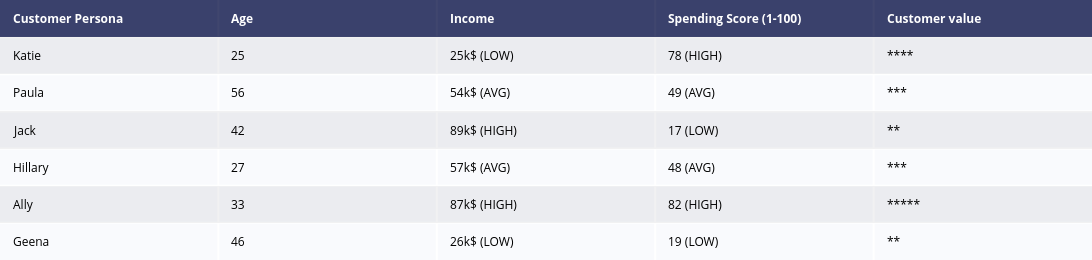

Notebook code for this chart:
### Code cell
table_data = [['Customer Persona', 'Age', 'Income', 'Spending Score (1-100)', 'Customer value'],
             ['Katie', 25, '25k$ (LOW)', '78 (HIGH)', '****'],
             ['Paula', 56, '54k$ (AVG)', '49 (AVG)', '***'],
             ['Jack', 42, '89k$ (HIGH)', '17 (LOW)', '**'],
             ['Hillary', 27, '57k$ (AVG)', '48 (AVG)', '***'],              
             ['Ally', 33, '87k$ (HIGH)', '82 (HIGH)', '*****'],              
             ['Geena', 46, '26k$ (LOW)', '19 (LOW)', '**']]

# Initialize a figure with FF.create_table(table_data)
figure = FF.create_table(table_data,height_constant=30)
figure.layout.width=1500

iplot(figure)

### Figure 1 — Plotly figure (JSON) as saved in the notebook; plotly's stock layout.template omitted (floating-point values rounded to 4 significant figures)
{"data": [{"colorscale": [[0, "#00083e"], [0.5, "#ededee"], [1, "#ffffff"]], "hoverinfo": "none", "opacity": 0.75, "showscale": false, "type": "heatmap", "z": [[0, 0, 0, 0, 0], [0.5, 0.5, 0.5, 0.5, 0.5], [1, 1, 1, 1, 1], [0.5, 0.5, 0.5, 0.5, 0.5], [1, 1, 1, 1, 1], [0.5, 0.5, 0.5, 0.5, 0.5], [1, 1, 1, 1, 1]]}], "layout": {"annotations": [{"align": "left", "font": {"color": "#ffffff"}, "showarrow": false, "text": "<b>Customer Persona</b>", "x": -0.45, "xanchor": "left", "xref": "x", "y": 0, "yref": "y"}, {"align": "left", "font": {"color": "#ffffff"}, "showarrow": false, "text": "<b>Age</b>", "x": 0.55, "xanchor": "left", "xref": "x", "y": 0, "yref": "y"}, {"align": "left", "font": {"color": "#ffffff"}, "showarrow": false, "text": "<b>Income</b>", "x": 1.55, "xanchor": "left", "xref": "x", "y": 0, "yref": "y"}, {"align": "left", "font": {"color": "#ffffff"}, "showarrow": false, "text": "<b>Spending Score (1-100)</b>", "x": 2.55, "xanchor": "left", "xref": "x", "y": 0, "yref": "y"}, {"align": "left", "font": {"color": "#ffffff"}, "showarrow": false, "text": "<b>Customer value</b>", "x": 3.55, "xanchor": "left", "xref": "x", "y": 0, "yref": "y"}, {"align": "left", "font": {"color": "#000000"}, "showarrow": false, "text": "Katie", "x": -0.45, "xanchor": "left", "xref": "x", "y": 1, "yref": "y"}, {"align": "left", "font": {"color": "#000000"}, "showarrow": false, "text": "25", "x": 0.55, "xanchor": "left", "xref": "x", "y": 1, "yref": "y"}, {"align": "left", "font": {"color": "#000000"}, "showarrow": false, "text": "25k$ (LOW)", "x": 1.55, "xanchor": "left", "xref": "x", "y": 1, "yref": "y"}, {"align": "left", "font": {"color": "#000000"}, "showarrow": false, "text": "78 (HIGH)", "x": 2.55, "xanchor": "left", "xref": "x", "y": 1, "yref": "y"}, {"align": "left", "font": {"color": "#000000"}, "showarrow": false, "text": "****", "x": 3.55, "xanchor": "left", "xref": "x", "y": 1, "yref": "y"}, {"align": "left", "font": {"color": "#000000"}, "showarrow": false, "text": "Paula", "x": -0.45, "xanchor": "left", "xref": "x", "y": 2, "yref": "y"}, {"align": "left", "font": {"color": "#000000"}, "showarrow": false, "text": "56", "x": 0.55, "xanchor": "left", "xref": "x", "y": 2, "yref": "y"}, {"align": "left", "font": {"color": "#000000"}, "showarrow": false, "text": "54k$ (AVG)", "x": 1.55, "xanchor": "left", "xref": "x", "y": 2, "yref": "y"}, {"align": "left", "font": {"color": "#000000"}, "showarrow": false, "text": "49 (AVG)", "x": 2.55, "xanchor": "left", "xref": "x", "y": 2, "yref": "y"}, {"align": "left", "font": {"color": "#000000"}, "showarrow": false, "text": "***", "x": 3.55, "xanchor": "left", "xref": "x", "y": 2, "yref": "y"}, {"align": "left", "font": {"color": "#000000"}, "showarrow": false, "text": "Jack", "x": -0.45, "xanchor": "left", "xref": "x", "y": 3, "yref": "y"}, {"align": "left", "font": {"color": "#000000"}, "showarrow": false, "text": "42", "x": 0.55, "xanchor": "left", "xref": "x", "y": 3, "yref": "y"}, {"align": "left", "font": {"color": "#000000"}, "showarrow": false, "text": "89k$ (HIGH)", "x": 1.55, "xanchor": "left", "xref": "x", "y": 3, "yref": "y"}, {"align": "left", "font": {"color": "#000000"}, "showarrow": false, "text": "17 (LOW)", "x": 2.55, "xanchor": "left", "xref": "x", "y": 3, "yref": "y"}, {"align": "left", "font": {"color": "#000000"}, "showarrow": false, "text": "**", "x": 3.55, "xanchor": "left", "xref": "x", "y": 3, "yref": "y"}, {"align": "left", "font": {"color": "#000000"}, "showarrow": false, "text": "Hillary", "x": -0.45, "xanchor": "left", "xref": "x", "y": 4, "yref": "y"}, {"align": "left", "font": {"color": "#000000"}, "showarrow": false, "text": "27", "x": 0.55, "xanchor": "left", "xref": "x", "y": 4, "yref": "y"}, {"align": "left", "font": {"color": "#000000"}, "showarrow": false, "text": "57k$ (AVG)", "x": 1.55, "xanchor": "left", "xref": "x", "y": 4, "yref": "y"}, {"align": "left", "font": {"color": "#000000"}, "showarrow": false, "text": "48 (AVG)", "x": 2.55, "xanchor": "left", "xref": "x", "y": 4, "yref": "y"}, {"align": "left", "font": {"color": "#000000"}, "showarrow": false, "text": "***", "x": 3.55, "xanchor": "left", "xref": "x", "y": 4, "yref": "y"}, {"align": "left", "font": {"color": "#000000"}, "showarrow": false, "text": "Ally", "x": -0.45, "xanchor": "left", "xref": "x", "y": 5, "yref": "y"}, {"align": "left", "font": {"color": "#000000"}, "showarrow": false, "text": "33", "x": 0.55, "xanchor": "left", "xref": "x", "y": 5, "yref": "y"}, {"align": "left", "font": {"color": "#000000"}, "showarrow": false, "text": "87k$ (HIGH)", "x": 1.55, "xanchor": "left", "xref": "x", "y": 5, "yref": "y"}, {"align": "left", "font": {"color": "#000000"}, "showarrow": false, "text": "82 (HIGH)", "x": 2.55, "xanchor": "left", "xref": "x", "y": 5, "yref": "y"}, {"align": "left", "font": {"color": "#000000"}, "showarrow": false, "text": "*****", "x": 3.55, "xanchor": "left", "xref": "x", "y": 5, "yref": "y"}, {"align": "left", "font": {"color": "#000000"}, "showarrow": false, "text": "Geena", "x": -0.45, "xanchor": "left", "xref": "x", "y": 6, "yref": "y"}, {"align": "left", "font": {"color": "#000000"}, "showarrow": false, "text": "46", "x": 0.55, "xanchor": "left", "xref": "x", "y": 6, "yref": "y"}, {"align": "left", "font": {"color": "#000000"}, "showarrow": false, "text": "26k$ (LOW)", "x": 1.55, "xanchor": "left", "xref": "x", "y": 6, "yref": "y"}, {"align": "left", "font": {"color": "#000000"}, "showarrow": false, "text": "19 (LOW)", "x": 2.55, "xanchor": "left", "xref": "x", "y": 6, "yref": "y"}, {"align": "left", "font": {"color": "#000000"}, "showarrow": false, "text": "**", "x": 3.55, "xanchor": "left", "xref": "x", "y": 6, "yref": "y"}], "height": 260, "margin": {"b": 0, "l": 0, "r": 0, "t": 0}, "width": 1500, "xaxis": {"autorange": true, "dtick": 1, "gridwidth": 2, "range": [-0.5, 4.5], "showticklabels": false, "tick0": -0.5, "ticks": "", "zeroline": false}, "yaxis": {"autorange": true, "dtick": 1, "gridwidth": 2, "range": [6.5, -0.5], "showticklabels": false, "tick0": 0.5, "ticks": "", "zeroline": false}}}
